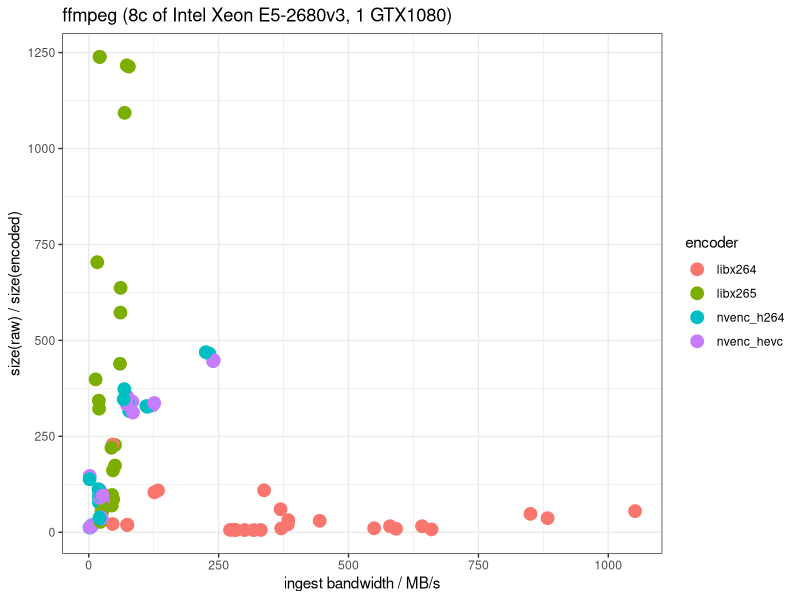
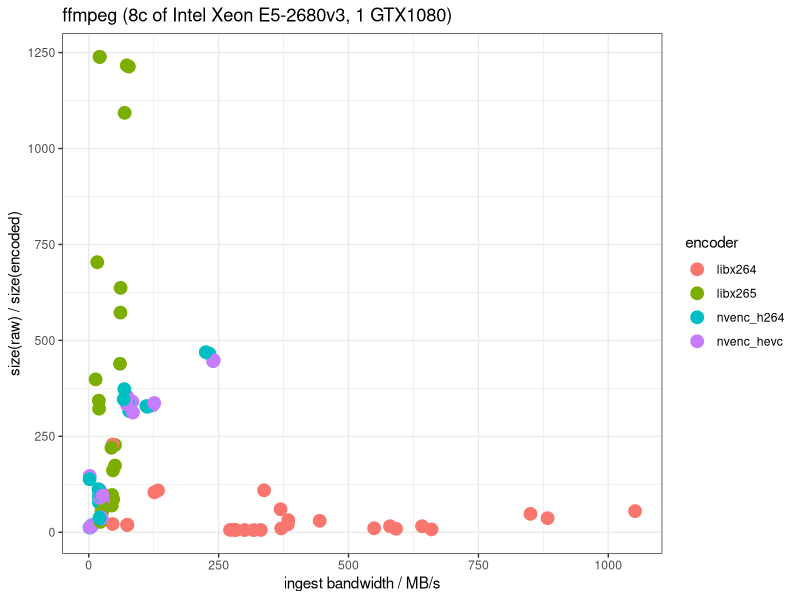
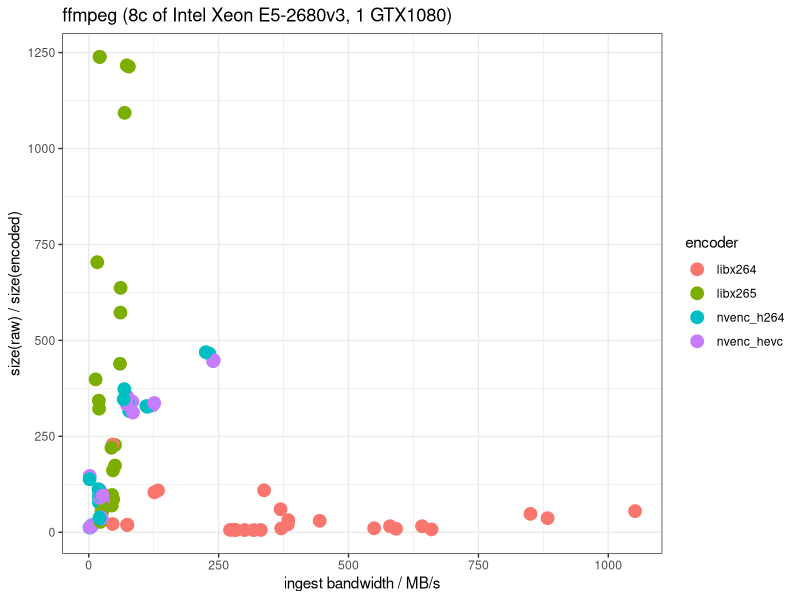
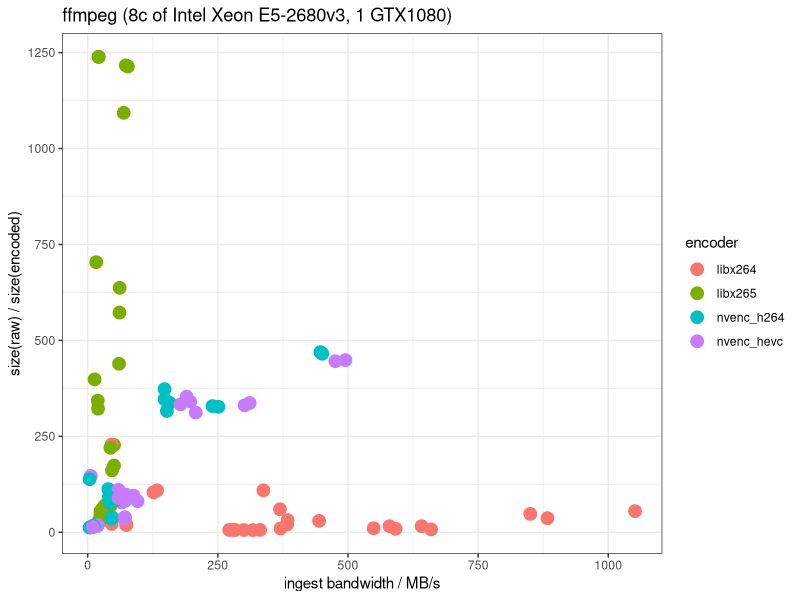
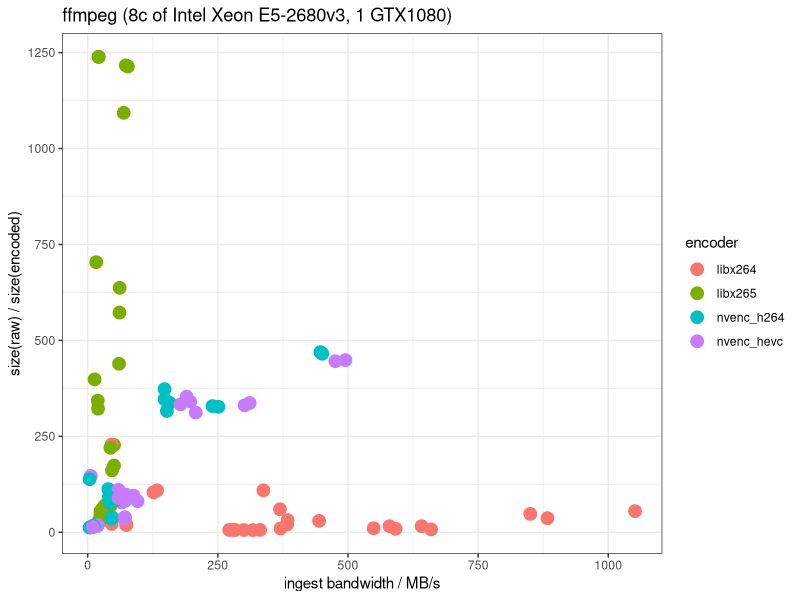
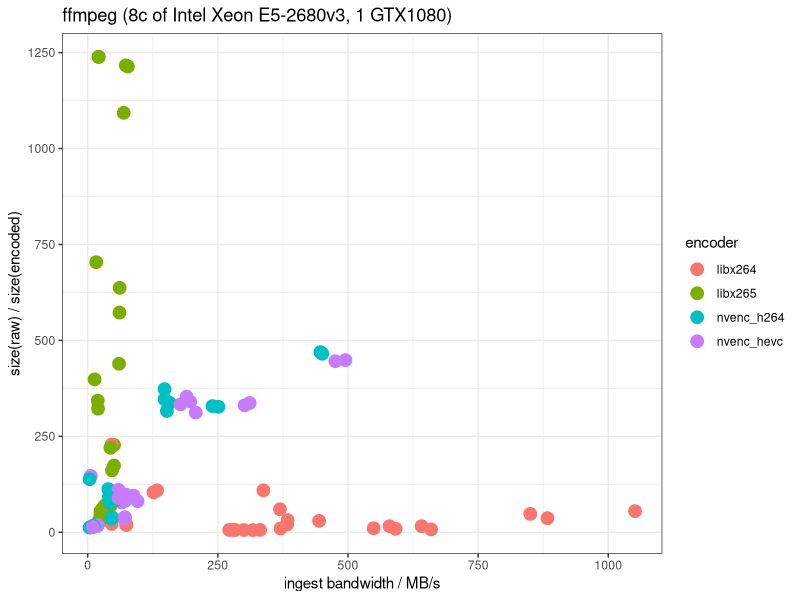

Write the R code that produced these figures, in order.
#!/usr/bin/env Rscript
library(ggplot2)
library(dplyr, warn.conflicts=FALSE)
library(readr)
library(ggthemes)
library(tidyr)


enc_df = read_csv("sqy-corpus-encode.csv") %>% filter(exit==0) %>% select(-flags, -timestamp)

encnv_df = read_csv("sqy-corpus-encode-nvprof.csv") %>% filter(exit==0)  

qual_df = read_csv("sqy-corpus-quality.csv") %>% select(-flags, -timestamp)


combined_enc = inner_join(enc_df,qual_df,by = c("filename"="filename",
                                             "shorthand"="shorthand")) 

combined_enc = combined_enc %>%
    mutate( ingest_bw_mb_per_sec = raw_size_bytes/(1024*1024*realtime_sec),
           encoder = gsub("_ultrafast","",shorthand),
           compression_ratio = raw_size_bytes/encoded_size_bytes)



realtime_plot = ggplot( combined_enc ,aes( x=ingest_bw_mb_per_sec,y=compression_ratio,color=encoder)) + theme_bw()
realtime_plot = realtime_plot + geom_point(size=4) 
realtime_plot = realtime_plot + ggtitle("ffmpeg (8c of Intel Xeon E5-2680v3, 1 GTX1080)")
realtime_plot = realtime_plot + xlab("ingest bandwidth / MB/s") + ylab(" size(raw) / size(encoded) ")


ggsave("ffmpeg_cpugpu_video_codecs_realtime.png",realtime_plot,height=5)
ggsave("ffmpeg_cpugpu_video_codecs_realtime.svg",realtime_plot,height=5)
ggsave("ffmpeg_cpugpu_video_codecs_realtime.pdf",realtime_plot,height=5)


encnv_df = inner_join(encnv_df,qual_df,by = c("filename"="filename",
                                             "shorthand"="shorthand"))  %>%
    mutate( ingest_bw_mb_per_sec = raw_size_bytes/(1024*1024*cuCtxTime_sec),
           encoder = gsub("_ultrafast","",shorthand),
           compression_ratio = raw_size_bytes/encoded_size_bytes)

including_nvprof = combined_enc %>% filter( !(grepl("nvenc",encoder)) ) %>% bind_rows(encnv_df) %>% mutate(encoder = gsub("_nvprof","",encoder)) 

enhanced_plot = ggplot( including_nvprof ,aes( x=ingest_bw_mb_per_sec,y=compression_ratio,color=encoder)) + theme_bw()
enhanced_plot = enhanced_plot + geom_point(size=4) 
enhanced_plot = enhanced_plot + ggtitle("ffmpeg (8c of Intel Xeon E5-2680v3, 1 GTX1080)")
enhanced_plot = enhanced_plot + xlab("ingest bandwidth / MB/s") + ylab(" size(raw) / size(encoded) ")


ggsave("ffmpeg_cpugpu_video_codecs_enhanced.png",enhanced_plot,height=5)
ggsave("ffmpeg_cpugpu_video_codecs_enhanced.svg",enhanced_plot,height=5)
ggsave("ffmpeg_cpugpu_video_codecs_enhanced.pdf",enhanced_plot,height=5)


glimpse(including_nvprof)
